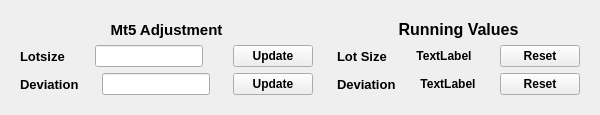
        <widget class="QWidget" name="page_4">
         <layout class="QHBoxLayout" name="horizontalLayout_74">
          <item>
           <widget class="QWidget" name="widget_17" native="true">
            <layout class="QHBoxLayout" name="horizontalLayout_70">
             <item>
              <layout class="QVBoxLayout" name="verticalLayout_52">
               <item>
                <widget class="QLabel" name="metatraderadjlabel">
                 <property name="font">
                  <font>
                   <pointsize>11</pointsize>
                   <bold>true</bold>
                  </font>
                 </property>
                 <property name="text">
                  <string>Mt5 Adjustment</string>
                 </property>
                 <property name="alignment">
                  <set>Qt::AlignCenter</set>
                 </property>
                </widget>
               </item>
               <item>
                <layout class="QHBoxLayout" name="horizontalLayout_68">
                 <item>
                  <widget class="QLabel" name="lotsizelabel">
                   <property name="font">
                    <font>
                     <pointsize>10</pointsize>
                     <bold>true</bold>
                    </font>
                   </property>
                   <property name="text">
                    <string>Lotsize</string>
                   </property>
                  </widget>
                 </item>
                 <item>
                  <spacer name="horizontalSpacer_27">
                   <property name="orientation">
                    <enum>Qt::Horizontal</enum>
                   </property>
                   <property name="sizeHint" stdset="0">
                    <size>
                     <width>17</width>
                     <height>20</height>
                    </size>
                   </property>
                  </spacer>
                 </item>
                 <item>
                  <widget class="QLineEdit" name="lotsizeinp"/>
                 </item>
                 <item>
                  <spacer name="horizontalSpacer_28">
                   <property name="orientation">
                    <enum>Qt::Horizontal</enum>
                   </property>
                   <property name="sizeHint" stdset="0">
                    <size>
                     <width>17</width>
                     <height>20</height>
                    </size>
                   </property>
                  </spacer>
                 </item>
                 <item>
                  <widget class="QPushButton" name="lotsizebtn">
                   <property name="font">
                    <font>
                     <bold>true</bold>
                    </font>
                   </property>
                   <property name="text">
                    <string>Update</string>
                   </property>
                  </widget>
                 </item>
                </layout>
               </item>
               <item>
                <layout class="QHBoxLayout" name="horizontalLayout_69">
                 <item>
                  <widget class="QLabel" name="deviationlabel">
                   <property name="font">
                    <font>
                     <pointsize>10</pointsize>
                     <bold>true</bold>
                    </font>
                   </property>
                   <property name="text">
                    <string>Deviation</string>
                   </property>
                  </widget>
                 </item>
                 <item>
                  <spacer name="horizontalSpacer_30">
                   <property name="orientation">
                    <enum>Qt::Horizontal</enum>
                   </property>
                   <property name="sizeHint" stdset="0">
                    <size>
                     <width>17</width>
                     <height>20</height>
                    </size>
                   </property>
                  </spacer>
                 </item>
                 <item>
                  <widget class="QLineEdit" name="deviationinp"/>
                 </item>
                 <item>
                  <spacer name="horizontalSpacer_29">
                   <property name="orientation">
                    <enum>Qt::Horizontal</enum>
                   </property>
                   <property name="sizeHint" stdset="0">
                    <size>
                     <width>17</width>
                     <height>20</height>
                    </size>
                   </property>
                  </spacer>
                 </item>
                 <item>
                  <widget class="QPushButton" name="updatedeviationbtn">
                   <property name="font">
                    <font>
                     <bold>true</bold>
                    </font>
                   </property>
                   <property name="text">
                    <string>Update</string>
                   </property>
                  </widget>
                 </item>
                </layout>
               </item>
              </layout>
             </item>
            </layout>
           </widget>
          </item>
          <item>
           <widget class="QWidget" name="widget_18" native="true">
            <layout class="QHBoxLayout" name="horizontalLayout_73">
             <item>
              <layout class="QVBoxLayout" name="verticalLayout_53">
               <item>
                <widget class="QLabel" name="mtexistingvaueslabel">
                 <property name="font">
                  <font>
                   <pointsize>12</pointsize>
                   <bold>true</bold>
                  </font>
                 </property>
                 <property name="text">
                  <string>Running Values</string>
                 </property>
                 <property name="alignment">
                  <set>Qt::AlignCenter</set>
                 </property>
                </widget>
               </item>
               <item>
                <layout class="QHBoxLayout" name="horizontalLayout_72">
                 <item>
                  <widget class="QLabel" name="exlotsizelabel">
                   <property name="font">
                    <font>
                     <pointsize>10</pointsize>
                     <bold>true</bold>
                    </font>
                   </property>
                   <property name="text">
                    <string>Lot Size</string>
                   </property>
                  </widget>
                 </item>
                 <item>
                  <spacer name="horizontalSpacer_32">
                   <property name="orientation">
                    <enum>Qt::Horizontal</enum>
                   </property>
                   <property name="sizeHint" stdset="0">
                    <size>
                     <width>18</width>
                     <height>20</height>
                    </size>
                   </property>
                  </spacer>
                 </item>
                 <item>
                  <widget class="QLabel" name="filexlotsize">
                   <property name="font">
                    <font>
                     <bold>true</bold>
                    </font>
                   </property>
                   <property name="text">
                    <string>TextLabel</string>
                   </property>
                   <property name="alignment">
                    <set>Qt::AlignCenter</set>
                   </property>
                  </widget>
                 </item>
                 <item>
                  <spacer name="horizontalSpacer_31">
                   <property name="orientation">
                    <enum>Qt::Horizontal</enum>
                   </property>
                   <property name="sizeHint" stdset="0">
                    <size>
                     <width>18</width>
                     <height>20</height>
                    </size>
                   </property>
                  </spacer>
                 </item>
                 <item>
                  <widget class="QPushButton" name="resetlotsizebtn">
                   <property name="font">
                    <font>
                     <bold>true</bold>
                    </font>
                   </property>
                   <property name="text">
                    <string>Reset</string>
                   </property>
                  </widget>
                 </item>
                </layout>
               </item>
               <item>
                <layout class="QHBoxLayout" name="horizontalLayout_71">
                 <item>
                  <widget class="QLabel" name="exdeviationlabel">
                   <property name="font">
                    <font>
                     <pointsize>10</pointsize>
                     <bold>true</bold>
                    </font>
                   </property>
                   <property name="text">
                    <string>Deviation</string>
                   </property>
                  </widget>
                 </item>
                 <item>
                  <spacer name="horizontalSpacer_33">
                   <property name="orientation">
                    <enum>Qt::Horizontal</enum>
                   </property>
                   <property name="sizeHint" stdset="0">
                    <size>
                     <width>18</width>
                     <height>20</height>
                    </size>
                   </property>
                  </spacer>
                 </item>
                 <item>
                  <widget class="QLabel" name="filexdeviation">
                   <property name="font">
                    <font>
                     <bold>true</bold>
                    </font>
                   </property>
                   <property name="text">
                    <string>TextLabel</string>
                   </property>
                   <property name="alignment">
                    <set>Qt::AlignCenter</set>
                   </property>
                  </widget>
                 </item>
                 <item>
                  <spacer name="horizontalSpacer_34">
                   <property name="orientation">
                    <enum>Qt::Horizontal</enum>
                   </property>
                   <property name="sizeHint" stdset="0">
                    <size>
                     <width>18</width>
                     <height>20</height>
                    </size>
                   </property>
                  </spacer>
                 </item>
                 <item>
                  <widget class="QPushButton" name="resetexdeviation">
                   <property name="font">
                    <font>
                     <bold>true</bold>
                    </font>
                   </property>
                   <property name="text">
                    <string>Reset</string>
                   </property>
                  </widget>
                 </item>
                </layout>
               </item>
              </layout>
             </item>
            </layout>
           </widget>
          </item>
         </layout>
        </widget>
